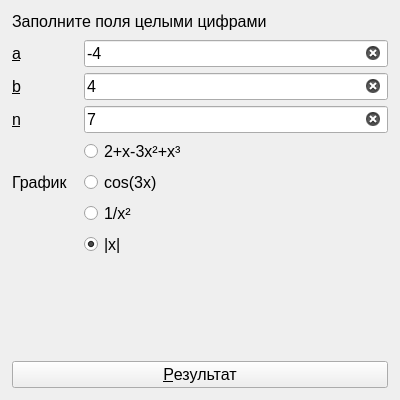
<?xml version="1.0" encoding="UTF-8"?>
<ui version="4.0">
 <class>MainWindow</class>
 <widget class="QMainWindow" name="MainWindow">
  <property name="geometry">
   <rect>
    <x>0</x>
    <y>0</y>
    <width>400</width>
    <height>400</height>
   </rect>
  </property>
  <property name="font">
   <font>
    <pointsize>12</pointsize>
   </font>
  </property>
  <property name="windowTitle">
   <string/>
  </property>
  <widget class="QWidget" name="CentralWidget">
   <layout class="QVBoxLayout" name="verticalLayout">
    <property name="spacing">
     <number>9</number>
    </property>
    <property name="leftMargin">
     <number>12</number>
    </property>
    <property name="topMargin">
     <number>12</number>
    </property>
    <property name="rightMargin">
     <number>12</number>
    </property>
    <property name="bottomMargin">
     <number>12</number>
    </property>
    <item>
     <widget class="QLabel" name="LabelComment">
      <property name="text">
       <string>Заполните поля целыми цифрами</string>
      </property>
     </widget>
    </item>
    <item>
     <layout class="QFormLayout" name="FormLayout">
      <property name="horizontalSpacing">
       <number>16</number>
      </property>
      <property name="verticalSpacing">
       <number>6</number>
      </property>
      <item row="0" column="0">
       <widget class="QLabel" name="LabelA">
        <property name="minimumSize">
         <size>
          <width>20</width>
          <height>0</height>
         </size>
        </property>
        <property name="text">
         <string>&amp;a</string>
        </property>
        <property name="buddy">
         <cstring>LineA</cstring>
        </property>
       </widget>
      </item>
      <item row="0" column="1">
       <widget class="QLineEdit" name="LineA">
        <property name="text">
         <string>-4</string>
        </property>
        <property name="clearButtonEnabled">
         <bool>true</bool>
        </property>
       </widget>
      </item>
      <item row="1" column="0">
       <widget class="QLabel" name="LabelB">
        <property name="minimumSize">
         <size>
          <width>20</width>
          <height>0</height>
         </size>
        </property>
        <property name="text">
         <string>&amp;b</string>
        </property>
        <property name="buddy">
         <cstring>LineB</cstring>
        </property>
       </widget>
      </item>
      <item row="1" column="1">
       <widget class="QLineEdit" name="LineB">
        <property name="text">
         <string>4</string>
        </property>
        <property name="clearButtonEnabled">
         <bool>true</bool>
        </property>
       </widget>
      </item>
      <item row="2" column="1">
       <widget class="QLineEdit" name="LineN">
        <property name="text">
         <string>7</string>
        </property>
        <property name="clearButtonEnabled">
         <bool>true</bool>
        </property>
       </widget>
      </item>
      <item row="2" column="0">
       <widget class="QLabel" name="LabelN">
        <property name="minimumSize">
         <size>
          <width>20</width>
          <height>0</height>
         </size>
        </property>
        <property name="text">
         <string>&amp;n</string>
        </property>
        <property name="buddy">
         <cstring>LineN</cstring>
        </property>
       </widget>
      </item>
      <item row="3" column="1">
       <widget class="QRadioButton" name="Func1">
        <property name="text">
         <string>2+x-3x²+x³</string>
        </property>
        <property name="checked">
         <bool>false</bool>
        </property>
       </widget>
      </item>
      <item row="4" column="1">
       <widget class="QRadioButton" name="Func2">
        <property name="text">
         <string>cos(3x)</string>
        </property>
       </widget>
      </item>
      <item row="5" column="1">
       <widget class="QRadioButton" name="Func3">
        <property name="text">
         <string>1/x²</string>
        </property>
        <property name="checked">
         <bool>false</bool>
        </property>
       </widget>
      </item>
      <item row="6" column="1">
       <widget class="QRadioButton" name="Func4">
        <property name="text">
         <string>|x|</string>
        </property>
        <property name="checked">
         <bool>true</bool>
        </property>
       </widget>
      </item>
      <item row="4" column="0">
       <widget class="QLabel" name="LabelFunc">
        <property name="lineWidth">
         <number>1</number>
        </property>
        <property name="text">
         <string>График</string>
        </property>
        <property name="margin">
         <number>0</number>
        </property>
       </widget>
      </item>
     </layout>
    </item>
    <item>
     <spacer name="VerticalSpacer">
      <property name="orientation">
       <enum>Qt::Vertical</enum>
      </property>
      <property name="sizeHint" stdset="0">
       <size>
        <width>0</width>
        <height>0</height>
       </size>
      </property>
     </spacer>
    </item>
    <item>
     <widget class="QPushButton" name="ButtonResult">
      <property name="text">
       <string>&amp;Результат</string>
      </property>
     </widget>
    </item>
   </layout>
  </widget>
 </widget>
 <resources/>
 <connections/>
</ui>
